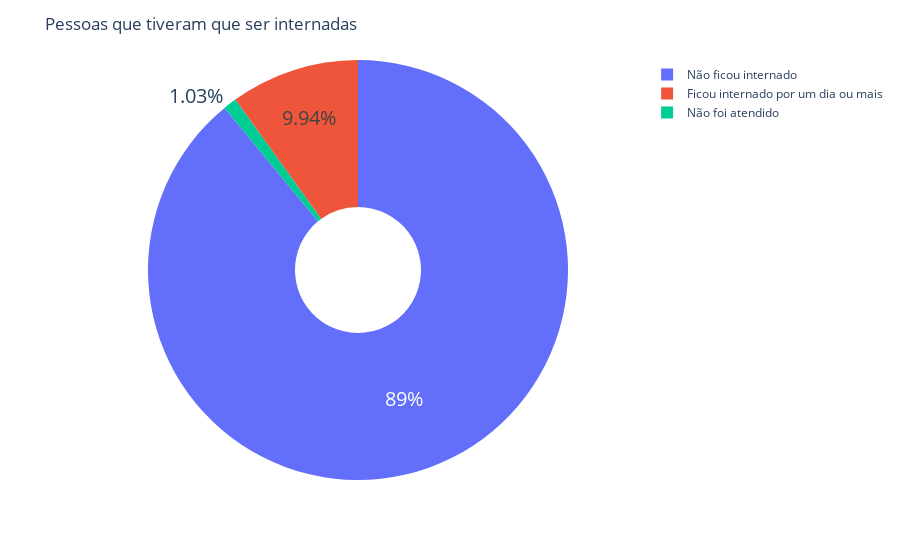

Notebook code cell kept with this figure:
### Code cell
stayed_hospitalized = df[df['ficou_internado'] != 9]['ficou_internado'].value_counts()
stayed_hospitalized_title = ['Não ficou internado', 'Ficou internado por um dia ou mais', 'Não foi atendido']

fig = px.pie(values=stayed_hospitalized, names=stayed_hospitalized_title, hole=.3)
fig.update_traces(textfont_size=20)
fig.update_layout(title_text="Pessoas que tiveram que ser internadas")
fig.show()

### Figure 1 — Plotly figure (JSON) as saved in the notebook; plotly's stock layout.template omitted (floating-point values rounded to 4 significant figures)
{"data": [{"domain": {"x": [0, 1], "y": [0, 1]}, "hole": 0.3, "hovertemplate": "label=%{label}<br>value=%{value}<extra></extra>", "labels": ["Não ficou internado", "Ficou internado por um dia ou mais", "Não foi atendido"], "legendgroup": "", "name": "", "showlegend": true, "textfont": {"size": 20}, "type": "pie", "values": [5188, 579, 60]}], "layout": {"legend": {"tracegroupgap": 0}, "margin": {"t": 60}, "title": {"text": "Pessoas que tiveram que ser internadas"}}}
